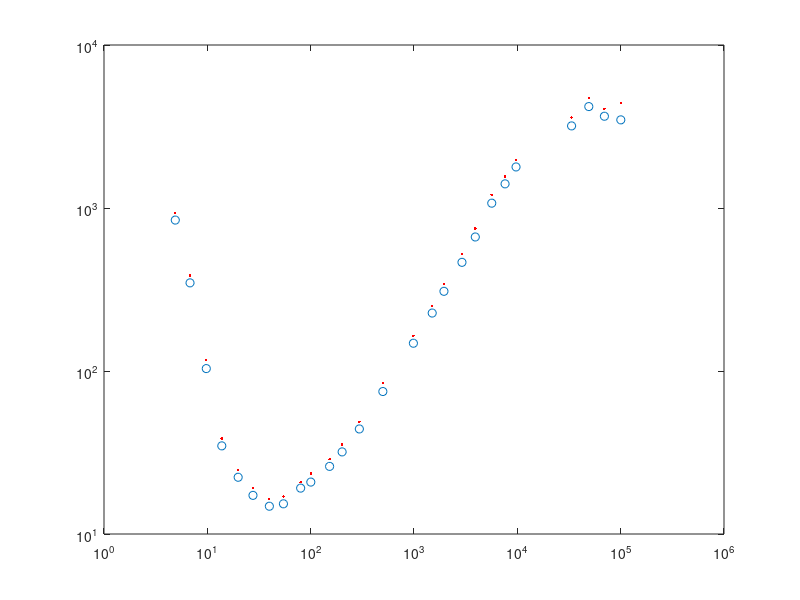

MATLAB code to generate this figure: (Note: this script raises an error after producing the figure.)
function filename = loadFieldData(varargin)
%{
Saves in a file these things:
    forwardModel: Function handle of the forward model
    data: a structure containing data and related information
        x: values of electrode spacings, size numMeasurements, log-spaced
            from minDist to maxDist, in meters.
        lambda: a 2D array based on x, see makeLambda and calculateRho1D
        fx: the measurements with NO noise
        y: the measurements WITH noise
        Cd: covariance matrix, which in our case is
Then outputs a filename which can easily be fed into the inversion script,
which is the next step of the process.
%}

%% 0 Preliminary stuff ignore this section
addpath(genpath(fileparts(mfilename('fullpath'))))
%adds subfolders so you can use the scripts in them
defaultNoise = 1.0;
defaultSubStruct = 'Constable1984';

p = inputParser;
validScalarPosNum = @(x) isnumeric(x) && isscalar(x) && (x>=0);
addOptional(p,'noise',defaultNoise,validScalarPosNum);
addParameter(p,'subStructChoice',defaultSubStruct,@ischar);
parse(p,varargin{:});

%% 1 User Set Options Here:

filterSize = 11;
%Choice of filter size for the forward model. Choices are 7,11,19. Based on
%Guptasarma 1982. This effects both which script is used for the forward
%model as well as the size of the lambda matrices, so it is an accuracy vs.
%computational expense tradeoff.

data.subStructChoice = 'Constable1984'; 
%see subStructGen for choices

% minDist = 0.1; maxDist = 1000; %in meters
numMeasurements = 21; %how many measurements
% data.x = logspace(log10(minDist),log10(maxDist),numMeasurements);
% array of electrode spacings

data.noiseCoef = 1.0; %How "noisy" are the measurements.


%% Digitized data from Constable paper
% digitization was done with web plot digitizer.

% This is a 1-sigma standard deviation.
error_bar = [4.896732901846811, 934.0505282049073
6.801471165208465, 384.755808736745
9.945979346038573, 116.59144011798311
13.807062345759334, 38.47558087367446
19.879526249467705, 24.694065319965773
27.65624883320632, 19.119717955005
39.848815103186915, 16.39890367222246
54.52034719114441, 16.967959918688983
80.00815620613719, 20.821811885006582
100.36068813004117, 23.46228848142265
152.49729953505766, 28.791166380223558
201.5900917326827, 35.33036694992737
295.92082109390674, 48.852735715193866
499.59268447829635, 84.31909292866251
986.8252174635064, 163.98903672222477
1474.4160092126976, 251.18864315095797
1949.5711452737073, 341.4548873833601
2912.8551407301143, 523.0202675339294
3919.72307148123, 748.2971205750629
5656.767398881645, 1206.3726468100235
7610.142656820342, 1558.0901878706047
9887.254908078085, 1978.3188827841643
33498.83900757835, 3593.813663804626
50031.26946400382, 4721.435640802164
69621.08503431256, 4049.5559845768885
98642.22776801953, 4410.059454176737];

apparent_resistivity_data = [4.895470008598941, 843.1909292866251
6.799717029914117, 347.3287559085802
9.77136924386588, 103.4700871341198
13.803501431541855, 34.73287559085806
19.874399214774463, 22.291954510236945
27.649116140733, 17.259850793256216
39.83853788355126, 14.803703235666639
54.506286105984294, 15.317404637020783
79.99096039856323, 19.119717955005
100.33049130302543, 20.821811885006582
152.4579696770154, 25.99051079393097
201.53810058454602, 31.89361179185746
295.84450155303, 44.100594541767364
499.442365522213, 74.82971205750628
986.5707100339717, 148.0370323566664
1499.9246871199446, 226.7543125870802
1949.0683405904724, 308.23992397451434
2911.978712076172, 464.15888336127773
3918.5436933627207, 664.0827850634838
5655.065373618616, 1070.6058931542352
7608.1799608822075, 1406.5272421052364
9714.093360746945, 1785.878265500129
33488.759775703926, 3189.361179185746
49152.9280992172, 4190.079105786669
69603.1293891994, 3655.6361467894103
100314.31816901018, 3473.2875590858057];

figure()
plot(apparent_resistivity_data(:,1),apparent_resistivity_data(:,2),'o')
hold on
plot(apparent_resistivity_data(:,1),error_bar(:,2),'r.')
set(gca,'XScale','log','YScale','log')

relative_error = (error_bar(:,2)-apparent_resistivity_data(:,2))./apparent_resistivity_data(:,2);
% note - all but the last data point are close to 10% relative error.
% The paper states that the relative error is at least 10% and this appears
% to be the value adopted for most of the data.
relative_error(1:end-1) = 0.1;

%% 2 Calculated Stuff:

switch filterSize
    case 7
        forwardModel = @(a,b,c) calculateRho1D07(a,b,c);
    case 11
        forwardModel = @(a,b,c) calculateRho1D11(a,b,c);
    case 19
        forwardModel = @(a,b,c) calculateRho1D19(a,b,c);
end %anything else is an invalid choice

% [trueDepths,trueRhos] = subStructGen(data.subStructChoice);
data.x = apparent_resistivity_data(:,1)';
data.lambda = makeLambda(data.x,filterSize); %lambda matrix for calculateRho1D
% data.fx = forwardModel(trueDepths,trueRhos,data.lambda); %'true' output
data.fx = apparent_resistivity_data(:,2);
data.y = apparent_resistivity_data(:,2);

rng(1); %re-seed random number generator for consistent noise pattern.
% noiseVector = data.noiseCoef.*data.fx.*randn(length(data.fx),1);
%noise is added, Gaussian with mean 0 and std dev = noiseCoef*f(x)

data.Cd = diag( (relative_error .* apparent_resistivity_data(:,2)).^2 );

%% 3 Save
filename = ['Data_', data.subStructChoice, '_',...
    num2str(data.noiseCoef), '_', date, '.mat'];
save(filename,'data','forwardModel');
end